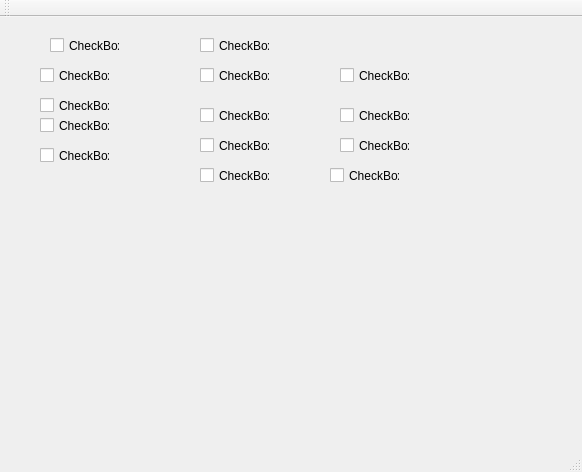
<?xml version="1.0" encoding="UTF-8"?>
<ui version="4.0">
 <class>MainWindow</class>
 <widget class="QMainWindow" name="MainWindow">
  <property name="geometry">
   <rect>
    <x>0</x>
    <y>0</y>
    <width>582</width>
    <height>472</height>
   </rect>
  </property>
  <property name="windowTitle">
   <string>MainWindow</string>
  </property>
  <widget class="QWidget" name="centralWidget">
   <widget class="LinkedCheckBox" name="checkBox">
    <property name="geometry">
     <rect>
      <x>200</x>
      <y>20</y>
      <width>70</width>
      <height>17</height>
     </rect>
    </property>
    <property name="accessibleName">
     <string>B</string>
    </property>
    <property name="accessibleDescription">
     <string>2</string>
    </property>
    <property name="text">
     <string>CheckBox</string>
    </property>
   </widget>
   <widget class="LinkedCheckBox" name="checkBox_2">
    <property name="geometry">
     <rect>
      <x>40</x>
      <y>50</y>
      <width>70</width>
      <height>17</height>
     </rect>
    </property>
    <property name="accessibleName">
     <string>A</string>
    </property>
    <property name="accessibleDescription">
     <string>3</string>
    </property>
    <property name="text">
     <string>CheckBox</string>
    </property>
   </widget>
   <widget class="LinkedCheckBox" name="checkBox_3">
    <property name="geometry">
     <rect>
      <x>200</x>
      <y>90</y>
      <width>70</width>
      <height>17</height>
     </rect>
    </property>
    <property name="accessibleName">
     <string>B</string>
    </property>
    <property name="accessibleDescription">
     <string>2</string>
    </property>
    <property name="text">
     <string>CheckBox</string>
    </property>
   </widget>
   <widget class="LinkedCheckBox" name="checkBox_4">
    <property name="geometry">
     <rect>
      <x>340</x>
      <y>50</y>
      <width>70</width>
      <height>17</height>
     </rect>
    </property>
    <property name="accessibleName">
     <string>C</string>
    </property>
    <property name="accessibleDescription">
     <string>1</string>
    </property>
    <property name="text">
     <string>CheckBox</string>
    </property>
   </widget>
   <widget class="LinkedCheckBox" name="checkBox_5">
    <property name="geometry">
     <rect>
      <x>50</x>
      <y>20</y>
      <width>70</width>
      <height>17</height>
     </rect>
    </property>
    <property name="accessibleName">
     <string>A</string>
    </property>
    <property name="accessibleDescription">
     <string>3</string>
    </property>
    <property name="text">
     <string>CheckBox</string>
    </property>
   </widget>
   <widget class="LinkedCheckBox" name="checkBox_6">
    <property name="geometry">
     <rect>
      <x>40</x>
      <y>130</y>
      <width>70</width>
      <height>17</height>
     </rect>
    </property>
    <property name="accessibleName">
     <string>A</string>
    </property>
    <property name="accessibleDescription">
     <string>3</string>
    </property>
    <property name="text">
     <string>CheckBox</string>
    </property>
   </widget>
   <widget class="LinkedCheckBox" name="checkBox_7">
    <property name="geometry">
     <rect>
      <x>330</x>
      <y>150</y>
      <width>70</width>
      <height>17</height>
     </rect>
    </property>
    <property name="accessibleName">
     <string>C</string>
    </property>
    <property name="accessibleDescription">
     <string>1</string>
    </property>
    <property name="text">
     <string>CheckBox</string>
    </property>
   </widget>
   <widget class="LinkedCheckBox" name="checkBox_8">
    <property name="geometry">
     <rect>
      <x>340</x>
      <y>120</y>
      <width>70</width>
      <height>17</height>
     </rect>
    </property>
    <property name="accessibleName">
     <string>C</string>
    </property>
    <property name="accessibleDescription">
     <string>1</string>
    </property>
    <property name="text">
     <string>CheckBox</string>
    </property>
   </widget>
   <widget class="LinkedCheckBox" name="checkBox_9">
    <property name="geometry">
     <rect>
      <x>340</x>
      <y>90</y>
      <width>70</width>
      <height>17</height>
     </rect>
    </property>
    <property name="accessibleName">
     <string>C</string>
    </property>
    <property name="accessibleDescription">
     <string>1</string>
    </property>
    <property name="text">
     <string>CheckBox</string>
    </property>
   </widget>
   <widget class="LinkedCheckBox" name="checkBox_10">
    <property name="geometry">
     <rect>
      <x>200</x>
      <y>120</y>
      <width>70</width>
      <height>17</height>
     </rect>
    </property>
    <property name="accessibleName">
     <string>B</string>
    </property>
    <property name="accessibleDescription">
     <string>2</string>
    </property>
    <property name="text">
     <string>CheckBox</string>
    </property>
   </widget>
   <widget class="LinkedCheckBox" name="checkBox_11">
    <property name="geometry">
     <rect>
      <x>40</x>
      <y>80</y>
      <width>70</width>
      <height>17</height>
     </rect>
    </property>
    <property name="accessibleName">
     <string>A</string>
    </property>
    <property name="accessibleDescription">
     <string>3</string>
    </property>
    <property name="text">
     <string>CheckBox</string>
    </property>
   </widget>
   <widget class="LinkedCheckBox" name="checkBox_12">
    <property name="geometry">
     <rect>
      <x>200</x>
      <y>50</y>
      <width>70</width>
      <height>17</height>
     </rect>
    </property>
    <property name="accessibleName">
     <string>B</string>
    </property>
    <property name="accessibleDescription">
     <string>2</string>
    </property>
    <property name="text">
     <string>CheckBox</string>
    </property>
   </widget>
   <widget class="LinkedCheckBox" name="checkBox_13">
    <property name="geometry">
     <rect>
      <x>200</x>
      <y>150</y>
      <width>70</width>
      <height>17</height>
     </rect>
    </property>
    <property name="accessibleName">
     <string>B</string>
    </property>
    <property name="accessibleDescription">
     <string>2</string>
    </property>
    <property name="text">
     <string>CheckBox</string>
    </property>
   </widget>
   <widget class="LinkedCheckBox" name="checkBox_14">
    <property name="geometry">
     <rect>
      <x>40</x>
      <y>100</y>
      <width>70</width>
      <height>17</height>
     </rect>
    </property>
    <property name="accessibleName">
     <string>A</string>
    </property>
    <property name="accessibleDescription">
     <string>3</string>
    </property>
    <property name="text">
     <string>CheckBox</string>
    </property>
   </widget>
  </widget>
  <widget class="QMenuBar" name="menuBar">
   <property name="geometry">
    <rect>
     <x>0</x>
     <y>0</y>
     <width>582</width>
     <height>21</height>
    </rect>
   </property>
  </widget>
  <widget class="QToolBar" name="mainToolBar">
   <attribute name="toolBarArea">
    <enum>TopToolBarArea</enum>
   </attribute>
   <attribute name="toolBarBreak">
    <bool>false</bool>
   </attribute>
  </widget>
  <widget class="QStatusBar" name="statusBar"/>
 </widget>
 <layoutdefault spacing="6" margin="11"/>
 <customwidgets>
  <customwidget>
   <class>LinkedCheckBox</class>
   <extends>QCheckBox</extends>
   <header>linkedcheckbox.h</header>
  </customwidget>
 </customwidgets>
 <resources/>
 <connections/>
</ui>
